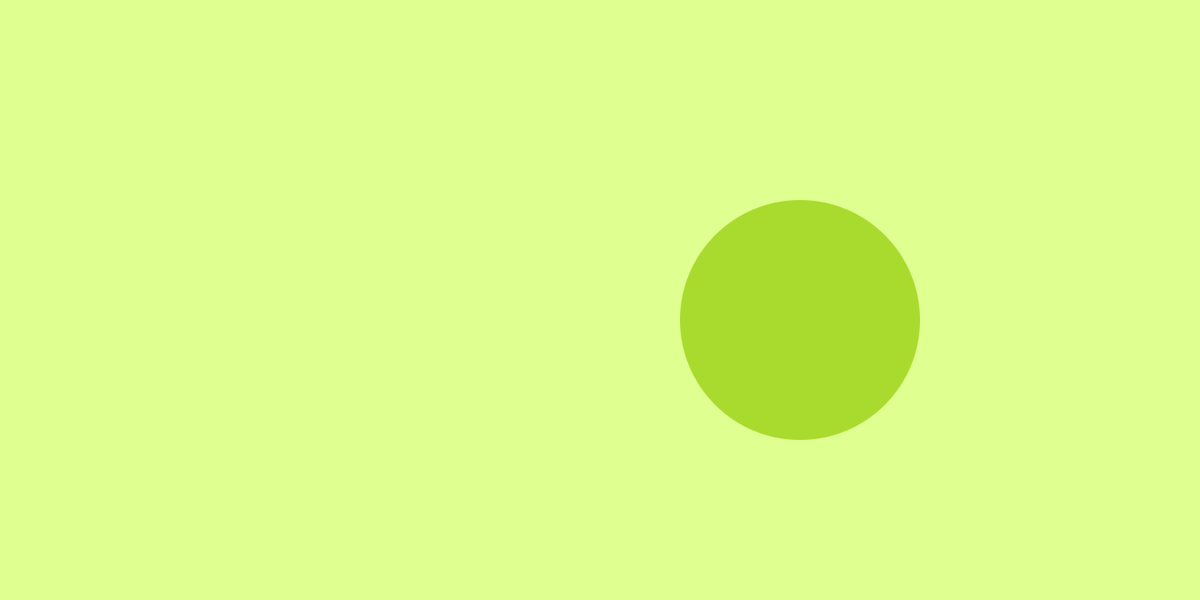
Frame 1 (no input)
Frame 60 (the mouse pressed at the canvas centre just before this capture): identical to frame 1, image omitted
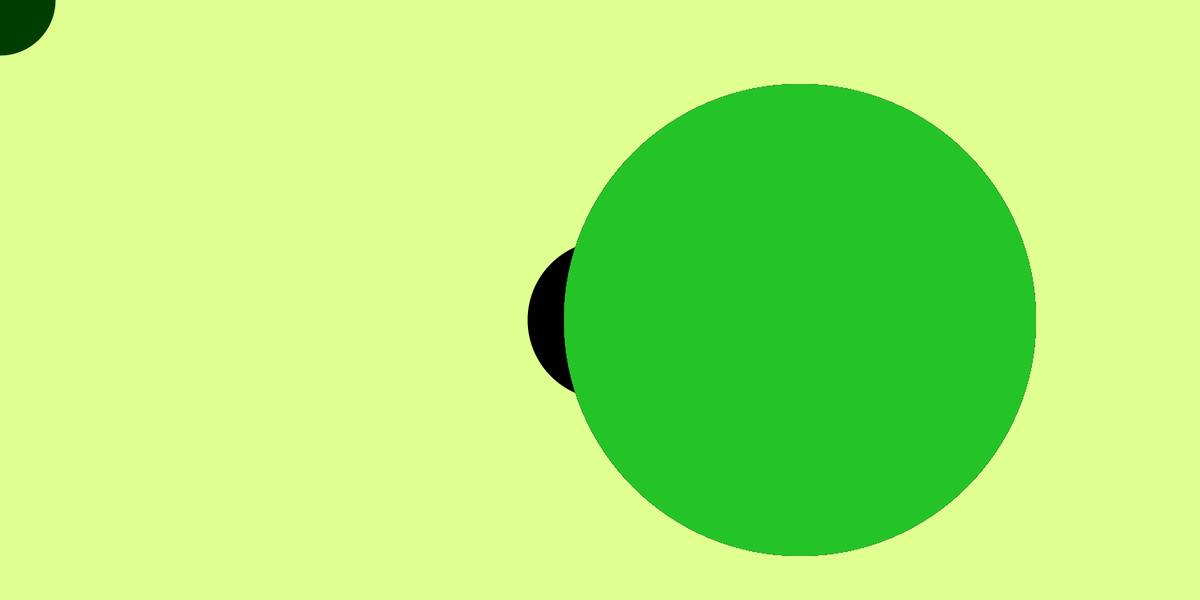
Frame 120 (the mouse held since frame 60 and released just before this capture)

The Processing sketch that drew these frames (run headless with seeded random() and noise(); from frame 60 on, the mouse is pressed at the canvas centre):

// Processing sketch: wk_6_01
// ── wk_6_01.pde


//update for wk 06
//implentation of arrays

int num = 200;
float n = 5;

int ball = 50;

float x[] = new float[ball];
float y[] = new float[ball];
float r[] = new float[ball];
color c[] = new color[ball];


float[] xpos = new float[num];
float[] ypos = new float[num];

boolean switchState = false;
float size = 300;
float g = 1000;
float sz2 = 0;
void setup() {
  size (1500, 750);
  background( 223, 255, 144);
  noStroke();
  smooth(); //examples online use this. it is used to makes shapes have anti-aliasing

  for (int i = 0; i < ball; i++) {
    r[1] = 10;
    x[i] = 1000;
    y[i] = 400;
    //fill(c[i] = color(random(100), random(255), random(100)));
  }

}

void draw() {
  background( 223, 255, 144);

  if (switchState) {
    
    for ( int i = 0; i< num - 1 ; i++){
    xpos[i]= xpos[i+1];
    ypos[i]= ypos[i+1]; //
    
  }
  //lenght of array changes, new position of shape appears
  xpos[xpos.length-1] =  1000 - n;
  ypos[ypos.length-1] = 400;
  
  if (n<1000){
    n = n + 4;
  }
     
  for(int i = 0; i<num; i++){
    noStroke();
    fill((70-i*2),(200-i),(22-i)); 
    //same array being applied to colour of shape
    //as array changes, it is simultaneously altering colour
    
    ellipse(xpos[i],ypos[i],i,i);
    
  }
  }


  fill(223, 255, 144);
  ellipse (990, 400, 300, 300);
  if (switchState) {
    fill(38, 54, 11);
  } else {
    fill(169, 219, 46);
  }
  ellipse(1000, 400, size, size);

  if (mousePressed) {
    //below is the original solution to the expanding rings
  
    
    size++;
    //sz2= sz2 + 4;
    //fill(0, 255, 0);
    //ellipse (1000, 400, sz2, sz2);
    //fill(169, 219, 46);
    //ellipse (1000, 400, sz2-10, sz2 -10);
    //fill(0, 255, 0);
    //ellipse (1000, 400, sz2-50, sz2-50);
    //fill(38, 54, 11);
    //ellipse (1000, 400, sz2-90, sz2 -90);
    //if (sz2>size) {
    //  sz2 = 0;

//      if (size>600) {
//        size=0;

// now, here is a solution using arrays

 for (int i = 0; i < ball; i++) {
    fill(c[i] = color(random(100), random(255), random(100)));
    ellipse(x[i], y[i], r[i]*2, r[i]*2);
    if (r[i] < 300){
      r[i] = r[i] +5;
    }else{
      
       r[i]= 0;

      }
    }
  }
    }


//void drawCircle(float x, float y) {

//  fill(223, 255, 144); // appearance of thicker circle
//  ellipse (x -10, y, 300, 300);

//  fill(169, 219, 46);

//  ellipse (g, y, 300, 300);
//}

void mousePressed() {
  if (mouseX< 1500 && mouseX> 100 ) {
    switchState = !switchState;
  }
}
